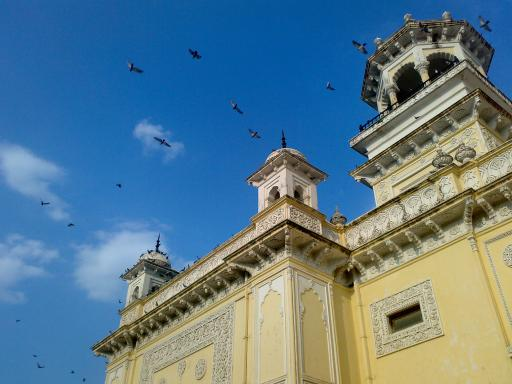
#> input picture data/home.jpg, 512 x 384 px, found by its file name
$ python corner_detection.py
#> lines starting #> are read from the running program, lines starting #| are printed output that depends on the picture
import cv2 as cv
import numpy as np
import numpy.linalg as lin
import pandas as pd


def read_image(path):
    img = cv.imread(path)
#> img is the input picture: shape (384, 512, 3); mean B, G, R 141.2, 123.9, 91.6
    print("image shape: ", img.shape)
#| image shape:  (384, 512, 3)
    return img


path1 = r"C:\Users\abdul\Desktop\CS 512 - Computer vision\Homework\HW2\data\home.jpg"
path2 = r"C:\Users\abdul\Desktop\CS 512 - Computer vision\Homework\HW2\data\home_rot.jpg"

img = read_image(path1)
img_gray = cv.cvtColor(img, cv.COLOR_BGR2GRAY)
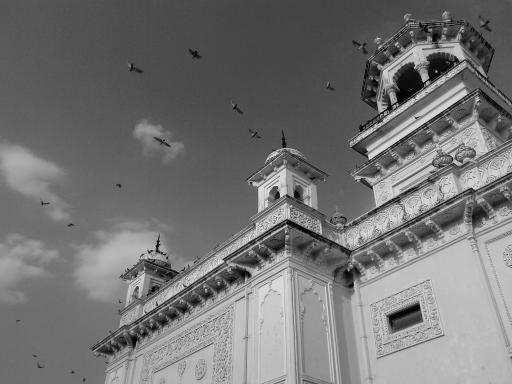
#> img_gray: shape (384, 512); min 0, max 252, mean 116.2
img2 = read_image(path2)
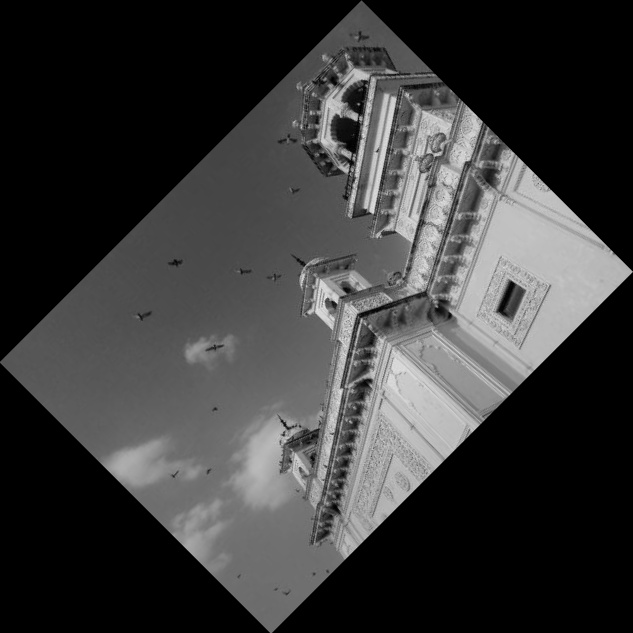
#> input picture data/home_rot.jpg, 633 x 633 px, found by its file name
#> in read_image, img is the input picture: shape (633, 633, 3); min 0, max 240, mean 57
#| image shape:  (633, 633, 3)
img2_gray = cv.cvtColor(img2, cv.COLOR_BGR2GRAY)


# [158 lines left out: functions pad_amount, corners, show_corners, match_corners, not called in this run]


def run():
    flag = True
    while flag:
        print("\nEnter the following params separated by a space:\n"
              "window size, sigma, k, threshold. e.g.\n"
              "6 1 0.04 0.01\n\nUse these ranges as a guide:\n"
              "window size [4,6,8]\nsigma [0,1,2,3]\nk[0.01, 0.04, 0.06, 0.1]\nthreshold [0.01 - 0.05]\n"
              "Note that threshold means top x% of sorted corner points identified\n computation may "
              "take a short while...\n")
        params = input().split()
#> (the run stopped early here; a loop or call above may not have finished)
